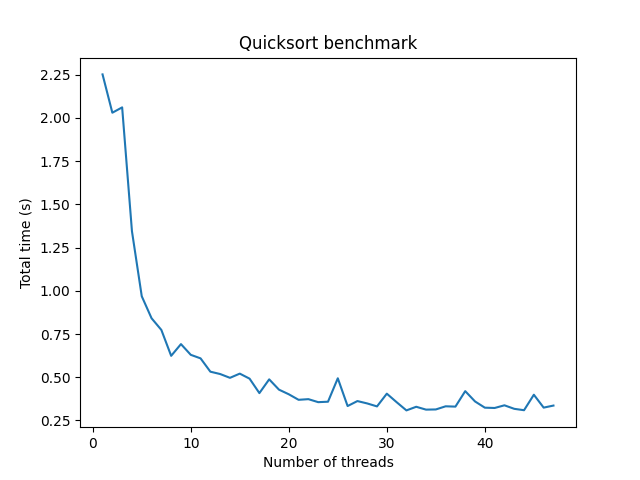

Here is the Python script that generated this plot:
import argparse
import subprocess
import matplotlib.pyplot as plt


def run(n_threads: int, n: int = 10000000) -> float:
    """
    Run the benchmark (binary in /build) for the given type and number of iterations (first arg)

    Output of the benchmark looks like this:
    ```
    Size of dataset: 10000000, elapsed time[s] 4.454490e-01 
    ```

    """

    # run the benchmark with the given type and number of iterations set
    # OMP_NUM_THREADS env variable is set to the number of threads
    try:
        output = subprocess.check_output(
            [f"./build/quicksort", str(n)],
            env={"OMP_NUM_THREADS": str(n_threads)}
        ).decode("utf-8")

    except subprocess.CalledProcessError as e:
        print(f"Error running the benchmark: {e}")
        return -1

    # parse the output and return the total time
    time = float(output.split()[-1])

    return time


if __name__ == "__main__":
    parser = argparse.ArgumentParser(prog='Scaling Benchmark')
    parser.add_argument(
        '-t', '--max_threads',
        type=int,
        default=8,
        help='Maximum number of threads'
    )
    parser.add_argument(
        '-n', '--n',
        type=int,
        default=10000000,
        help='Size of the dataset'
    )

    args = parser.parse_args()

    n_threads = list(range(1, args.max_threads + 1))

    times = []
    for threads in n_threads:
        print(f"Running benchmark for {threads} threads")
        time = run(threads, args.n)
        times.append((time, threads))

    plt.plot([i[1] for i in times], [i[0] for i in times])

    plt.title("Quicksort benchmark")
    plt.xlabel("Number of threads")
    plt.ylabel("Total time (s)")

    plt.savefig("benchmark.png")

    for i in range(len(n_threads)):
        print(f"Threads: {[i[1] for i in times]}")
        print(f"Times: {[i[0] for i in times]}")
